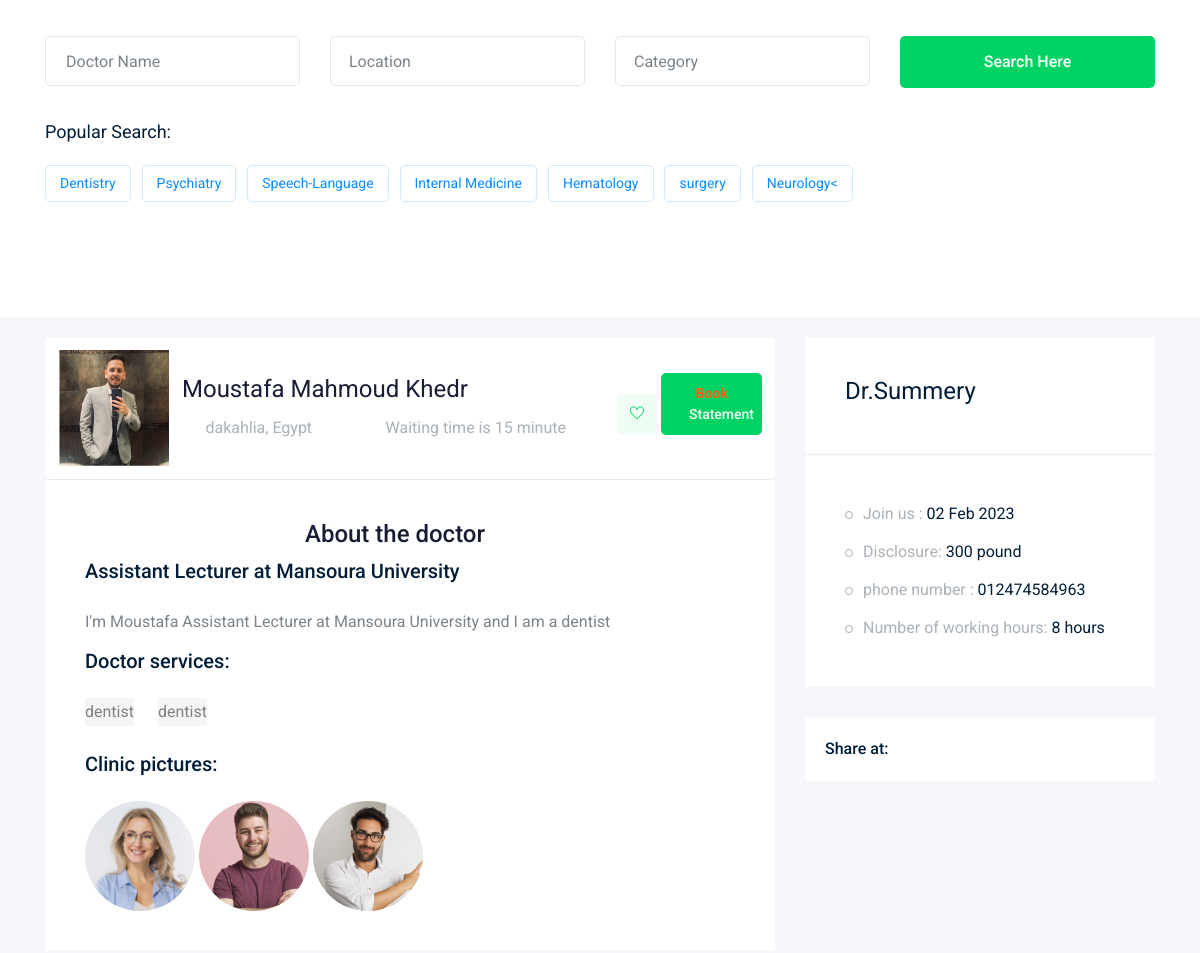
/accounts/moustafa_khedr/ (middle part), run on an earlier commit of the app's database.
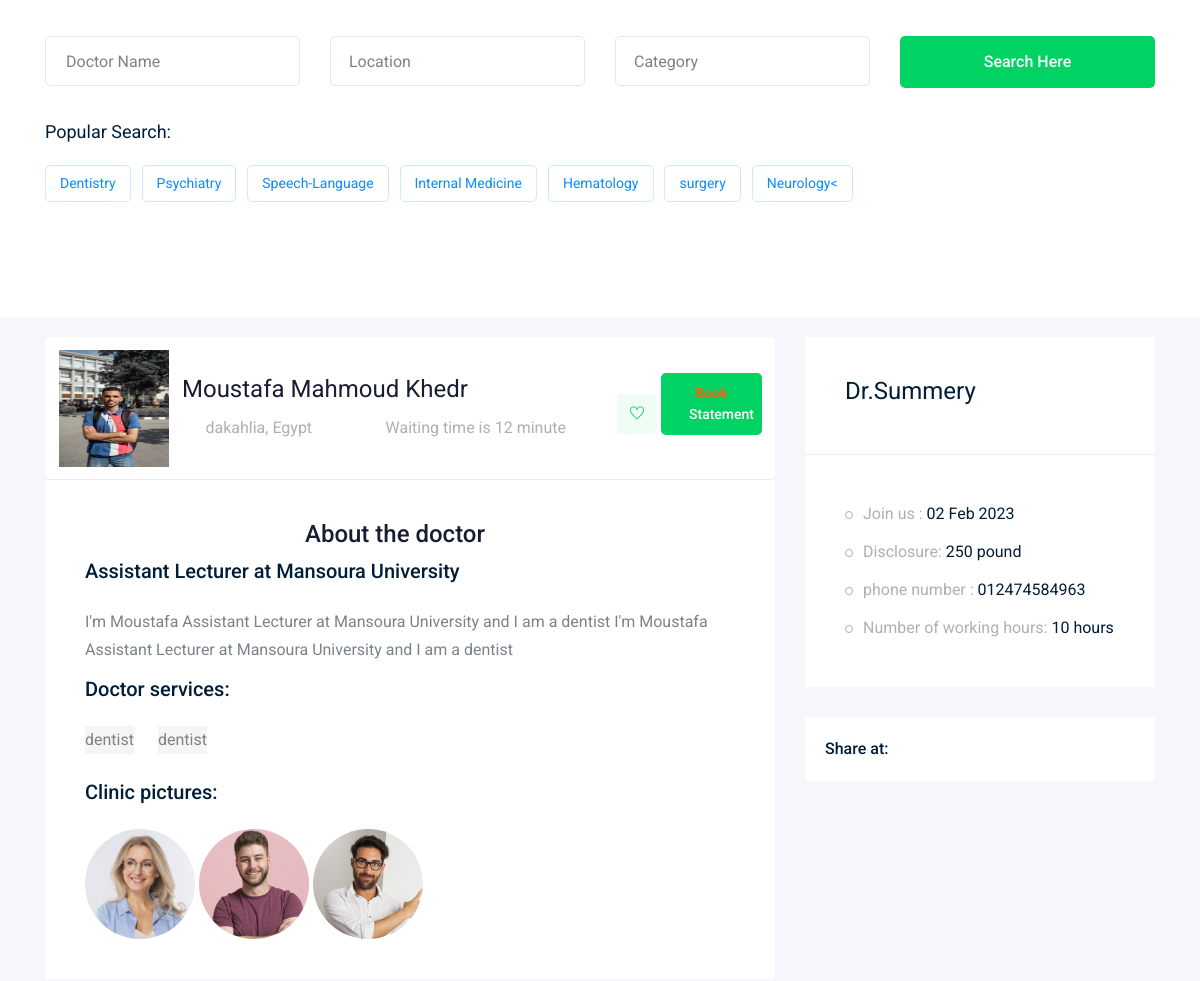
And on a later commit of the database.
### accounts/models.py (models this page shows, shortened)
class Profile(models.Model):
    DOCTOR_IN = (
        ("Dermatologist", "Dermatologist"),
        ("dentist", "dentist"),
        ("psychiatrist", "psychiatrist"),
        ("newborn pediatrician", "newborn pediatrician"),
        ("neurologist", "neurologist"),
        ("orthopedist", "orthopedist"),
        ("obstetrician-gynecologist", "obstetrician-gynecologist"),
        ("ear, nose and throat doctor", "ear, nose and throat doctor"),
        ("cardiologist and vascular doctor", "cardiologist and vascular doctor"),
        ("hematologist", "hematologist"),
        ("oncologist", "oncologist"),
        ("internal doctor", "internal doctor"),
        ("Dietitian and Nutritionist", "Dietitian and Nutritionist"),
        ("pediatric surgeon", "pediatric surgeon"),
        ("surgical oncologist", "surgical oncologist"),
        ("vascular surgeon", "vascular surgeon"),
        ("Plastic Surgeon Doctor", "Plastic Surgeon Doctor"),
        ("Obesity and Laparoscopic Surgeon", "Obesity and Laparoscopic Surgeon"),
    )
    user = models.OneToOneField(User, verbose_name='user', on_delete=models.CASCADE)
    name = models.CharField('name :', max_length=50)
    subtitle = models.CharField(max_length=80)
    address = models.CharField('Governorate', max_length=50)
    address_detail = models.CharField('Detailed address', max_length=50)
    number_phone = models.CharField(max_length=50)
    working_hours = models.CharField(max_length=50)
    waiting_time = models.IntegerField(blank=True, null=True)
    who_i = models.TextField('who_am_I :', max_length=250)
    price = models.IntegerField('Examination price :', blank=True, null=True)
    facebook = models.CharField(max_length=150, blank=True, null=True)
    twitter = models.CharField(max_length=150, blank=True, null=True)
    facebook = models.CharField(max_length=150, blank=True, null=True)
    google = models.CharField(max_length=150, blank=True, null=True)
    gmail = models.CharField(max_length=150, blank=True, null=True)
    image = models.ImageField('Personal Image', upload_to='profile', blank=True, null=True)
    join_us = models.DateTimeField(auto_now_add=True, blank=True, null=True)
    type_of_person = models.CharField('gender', choices=TYPE_OF_PERSON, max_length=50, blank=True, null=True)
    specialist_doctor = models.CharField(max_length=100, blank=True, null=True)
    slug = models.SlugField('slug', blank=True, null=True)
    doctor = models.CharField('doctor ?', choices=DOCTOR_IN, max_length=80, blank=True, null=True)
    class Meta:
        verbose_name = 'Profile'
        verbose_name_plural = 'Profiles'

### accounts/views.py (the view)
# urls.py: path('<slug:slug>/', views.doctor_detail, name='doctor_detail'),
def doctor_detail(request, slug):
    doctor_detail = Profile.objects.get(slug=slug)
    return render(request, 'registration/doctor_detail.html', {
        'doctor_detail': doctor_detail,
    })

### accounts/templates/registration/doctor_detail.html (shortened to what this page needs)
{% extends 'base.html' %}
{% load static %}
{% block body %}
{% include 'registration/search.html' %}
    <div class="job_details_area">
        <div class="container">
            <div class="row">
                <div class="col-lg-8" style="margin-top: -5rem">
                    <div class="job_details_header">
                        <div class="single_jobs white-bg d-flex justify-content-between">
                            <div class="jobs_left d-flex align-items-center">
                                <div class="thumb">
                                    {% if doctor_detail.image %}
                                        <img class="img-circle" src="{{doctor_detail.image.url}}" alt="" width="100" height="100" style="margin-left: -32px; margin-top: -33px; width: 110px; height: 117px;">
                                    {% else %}
                                        <img class="img-circle" src="{% static 'static_file/img/candiateds/3.png' %}" alt="" width="100" height="100" style="margin-left: -32px; margin-top: -33px; width: 110px; height: 117px;">
                                    {% endif %}
                                </div>
                                <div class="jobs_conetent">
                                    <a href="#"><h4> {{doctor_detail.name}} </h4></a>
                                    <div class="links_locat d-flex align-items-center">
                                        <div class="location">
                                            <p> <i class="fa fa-map-marker"></i> {{doctor_detail.address}}, Egypt </p>
                                        </div>
                                        <div class="location">
                                            <p> <i class="fa fa-clock-o"></i> Waiting time is {{doctor_detail.waiting_time}} minute </p>
                                        </div>
                                    </div>
                                </div>
                            </div>
                            <div class="jobs_right">
                                <div class="apply_now">
                                    <a class="heart_mark" style="margin-top: 27px;" href="#"> <i class="ti-heart"></i></a>
                                    <a class="boxed-btn3" style="width: 101px;margin-right: -17px;margin-bottom: 0px;" href=""><b>Book </b>statement </a>
                                </div>
                            </div>
                        </div>
                    </div>
                    <div class="descript_wrap white-bg">
                <div class="single_wrapp" style="margin-left: 220px;">
                    <h3>About the doctor</h3>
                </div>
                <div class="white-card white-card-inner">
                    <div class="single_wrap" style="margin-top: 10px;">
                        <h4>{{doctor_detail.subtitle}}</h4>
                        <ul>
                            <p>{{doctor_detail.who_i}}</p>
                        </ul>
                    </div>
                </div>
                <div class="single_wrap">
                    <h4>Doctor services: </h4>
                    <ul>
                        <p class="tagitem disable-click pull-left mr-4" style="background-color: #f5f5f5;
                        color: #808184;"> {{doctor_detail.doctor}}
                        </p>
                        <p class="tagitem disable-click pull-left" style="background-color: #f5f5f5;
                        color: #808184;"> {{doctor_detail.doctor}}
                        </p>
                    </ul>
                    <br>
                </div>
                <div class="single_wrap">
                    <h4>Clinic pictures:</h4>
                    <img class="image_clinic" src="{% static 'static_file/img/candiateds/5.png' %}" alt="">
                    <img class="image_clinic" src="{% static 'static_file/img/candiateds/4.png' %}" alt="">
                    <img class="image_clinic" src="{% static 'static_file/img/candiateds/3.png' %}" alt="">
                </div>
            </div>
                </div>
                <div class="col-lg-4" style="margin-top: -5rem">
                    <div class="job_sumary">
                        <div class="summery_header">
                            <h3>Dr.Summery</h3>
                        </div>
                        <div class="job_content">
                            <ul>
                                <li>Join us : <span>{{doctor_detail.join_us|date:'d M o'}}</span></li>
                                <li>Disclosure: <span>{{doctor_detail.price}} pound</span></li>
                                <li>phone number : <span>{{doctor_detail.number_phone}} </span></li>
                                <li>Number of working hours: <span>{{doctor_detail.working_hours}} hours</span></li>
                            </ul>
                        </div>
                    </div>
                    <div class="share_wrap d-flex">
                        <span>Share at:</span>
                        <ul>
                            <li><a href="{{doctor_detail.facebook}}"> <i class="fa fa-facebook"></i></a> </li>
                            <li><a href="{{doctor_detail.google}}"> <i class="fa fa-google-plus"></i></a> </li>
                            <li><a href="{{doctor_detail.twitter}}"> <i class="fa fa-twitter"></i></a> </li>
                            <li><a href="{{doctor_detail.gmail}}"> <i class="fa fa-envelope"></i></a> </li>
                        </ul>
                    </div>
                    <div class="job_location_wrap">
                        <div class="job_lok_inner">
                            <div id="map" style="height: 200px;"></div>
                          </div>
                    </div>
                </div>
            </div>
        </div>
    </div>
{% endblock body %}

### templates/base.html (shortened to what this page needs)
{% load static %}
<!doctype html>
<html class="no-js" lang="zxx">
<head>
    <link rel="stylesheet" href="{% static 'static_file/css/bootstrap.min.css' %}">
    <link rel="stylesheet" href="{% static 'static_file/css/owl.carousel.min.css' %}">
    <link rel="stylesheet" href="{% static 'static_file/css/magnific-popup.css' %}">
    <link rel="stylesheet" href="{% static 'static_file/css/font-awesome.min.css' %}">
    <link rel="stylesheet" href="{% static 'static_file/css/themify-icons.css' %}">
    <link rel="stylesheet" href="{% static 'static_file/css/nice-select.css' %}">
    <link rel="stylesheet" href="{% static 'static_file/css/flaticon.css' %}">
    <link rel="stylesheet" href="{% static 'static_file/css/gijgo.css' %}">
    <link rel="stylesheet" href="{% static 'static_file/css/animate.min.css' %}">
    <link rel="stylesheet" href="{% static 'static_file/css/slicknav.css' %}">
    <link rel="stylesheet" href="{% static 'static_file/css/style.css' %}">
</head>
<body>
    {% block body %}
    {% endblock body %}
</body>
</html>

### accounts/templates/registration/search.html (shortened to what this page needs)
    <div class="catagory_area">
        <div class="container" style="margin-top: 3rem" style="margin-down: 1rem">
            <div class="row cat_search">
                <div class="col-lg-3 col-md-4">
                    <div class="single_input">
                        <input type="text" placeholder="Doctor Name">
                    </div>
                </div>
                <div class="col-lg-3 col-md-4">
                </div>
                <div class="col-lg-3 col-md-4">
                </div>
                <div class="col-lg-3 col-md-12">
                    <div class="job_btn">
                        <a href="#" class="boxed-btn3">search here</a>
                    </div>
                </div>
            </div>
            <div class="row">
                <div class="col-lg-12">
                    <div class="popular_search d-flex align-items-center">
                        <span>Popular Search:</span>
                        <ul>
                            <li><a href="#">Dentistry</a></li>
                            <li><a href="#">Psychiatry</a></li>
                            <li><a href="#">Speech-Language</a></li>
                            <li><a href="#">Internal Medicine</a></li>
                            <li><a href="#">Hematology</a></li>
                            <li><a href="#">surgery</a></li>
                            <li><a href="#">Neurology<</a></li>
                        </ul>
                    </div>
                </div>
            </div>
        </div>
    </div>

What changed in the data, as far as the page shows it:
changed Profile "Moustafa Mahmoud Khedr": image: a different picture; waiting_time "15" → "12"; who_i "I'm Moustafa Assistant Lecturer at Mansoura University and I am a dentist" → "I'm Moustafa Assistant Lecturer at Mansoura University and I am a dentist I'm Moustafa Assistant Lecturer at Mansoura University and I am a dentist"; price "300" → "250"; working_hours "8" → "10"
